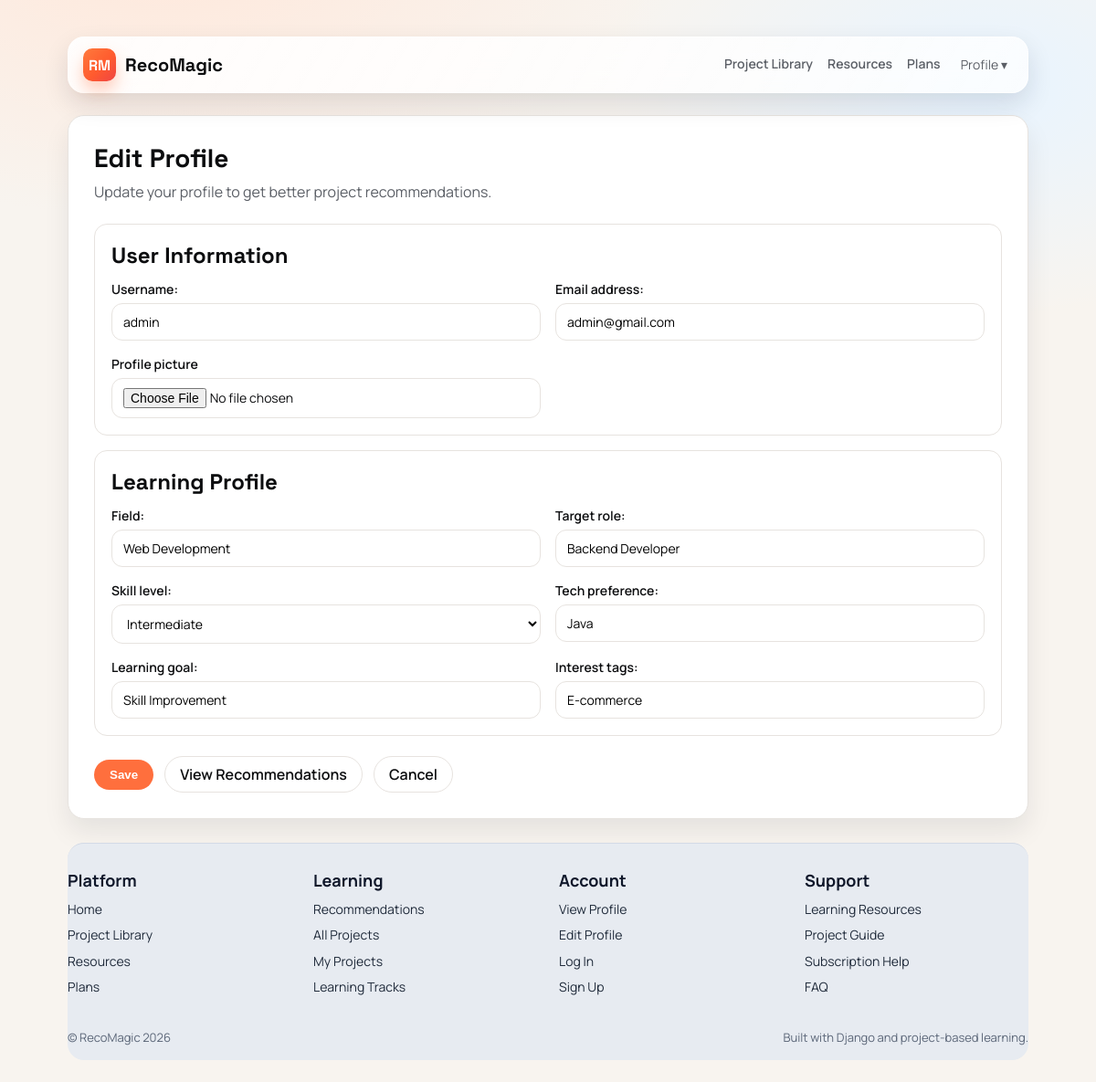
The app's page /profile/edit/ (signed in), older data.
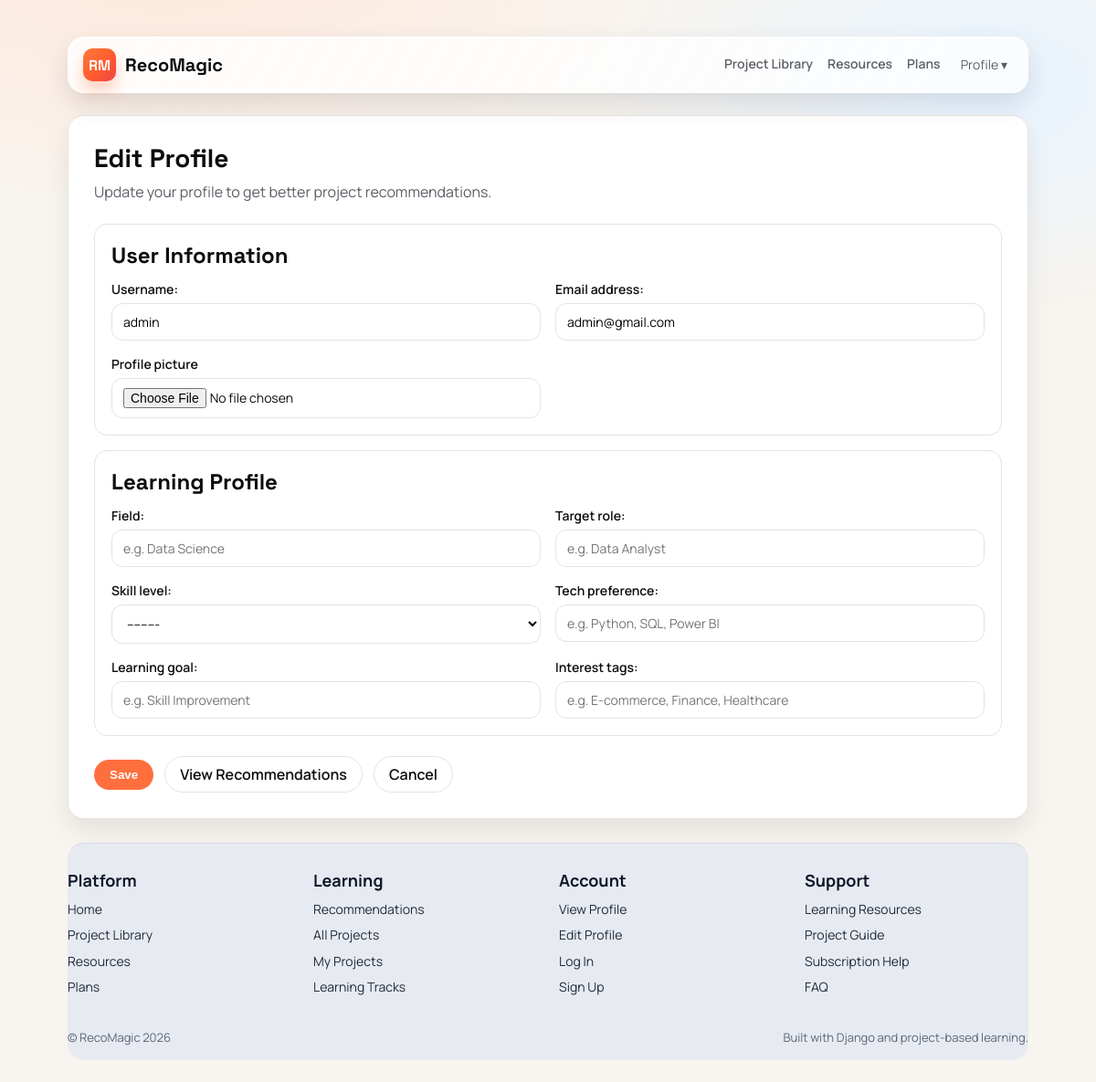
The same page, newer data.
### users/models.py (models this page shows, shortened)
class UserProfile(models.Model):
    objects = None
    SKILL_LEVEL_CHOICES = [
        ("beginner", "Beginner"),
        ("intermediate", "Intermediate"),
        ("advanced", "Advanced"),
    ]
    user = models.OneToOneField(settings.AUTH_USER_MODEL, on_delete=models.CASCADE)
    field = models.CharField(max_length=100)
    target_role = models.CharField(max_length=100)
    skill_level = models.CharField(max_length=20, choices=SKILL_LEVEL_CHOICES)
    tech_preference = models.CharField(max_length=100)
    learning_goal = models.CharField(max_length=100)
    interest_tags = models.CharField(max_length=200, help_text="Comma separated tags")
    profile_picture = models.FileField(upload_to="profile_pictures/", blank=True, null=True)

### users/views.py (the view)
# urls.py: path("profile/edit/", views.profile_create_or_update, name="profile_edit"),
@login_required
def profile_create_or_update(request):
    profile = UserProfile.objects.filter(user=request.user).first()
    if request.method == "POST":
        account_form = UserAccountForm(request.POST, instance=request.user)
        profile_form = UserProfileForm(request.POST, request.FILES, instance=profile)
        if account_form.is_valid() and profile_form.is_valid():
            account_form.save()
            user_profile = profile_form.save(commit=False)
            user_profile.user = request.user
            user_profile.save()
            return redirect(f"{reverse('profile_view')}?saved=1")
    else:
        account_form = UserAccountForm(instance=request.user)
        profile_form = UserProfileForm(instance=profile)
    return render(
        request,
        "users/profile_form.html",
        {
            "account_form": account_form,
            "profile_form": profile_form,
            "profile": profile,
        },
    )

### users/forms.py
class UserAccountForm(forms.ModelForm):
    class Meta:
        model = User
        fields = ["username", "email"]

class UserProfileForm(forms.ModelForm):
    def __init__(self, *args, **kwargs):
        super().__init__(*args, **kwargs)
        self.fields["field"].widget.attrs.update({"placeholder": "e.g. Data Science"})
        self.fields["target_role"].widget.attrs.update({"placeholder": "e.g. Data Analyst"})
        self.fields["tech_preference"].widget.attrs.update({"placeholder": "e.g. Python, SQL, Power BI"})
        self.fields["learning_goal"].widget.attrs.update({"placeholder": "e.g. Skill Improvement"})
        self.fields["interest_tags"].widget.attrs.update({"placeholder": "e.g. E-commerce, Finance, Healthcare"})
    class Meta:
        model = UserProfile
        fields = [
            "profile_picture",
            "field",
            "target_role",
            "skill_level",
            "tech_preference",
            "learning_goal",
            "interest_tags",
        ]
        widgets = {
            "profile_picture": forms.FileInput(attrs={"accept": "image/*"}),
        }

### users/templates/users/profile_form.html (shortened to what this page needs)
{% extends "users/base.html" %}
{% block content %}
<h1 class="page-title">Edit Profile</h1>
<p class="page-sub">Update your profile to get better project recommendations.</p>
<form method="POST" enctype="multipart/form-data">
    <div class="profile-edit-stack">
        <section class="profile-edit-card">
            <h3>User Information</h3>
            <div class="form-grid">
                {% for field in account_form %}
                    <div class="field-group">
                        {{ field.label_tag }}
                        {{ field }}
                    </div>
                {% endfor %}
                <div class="field-group">
                    <label for="id_profile_picture">Profile picture</label>
                    <input id="id_profile_picture" name="profile_picture" type="file" accept="image/*" />
                </div>
            </div>
        </section>
        <section class="profile-edit-card">
            <h3>Learning Profile</h3>
            <div class="form-grid">
                {% for field in profile_form %}
                    {% if field.name != "profile_picture" %}
                        <div class="field-group">
                            {{ field.label_tag }}
                            {{ field }}
                        </div>
                    {% endif %}
                {% endfor %}
            </div>
        </section>
    </div>
    <div class="form-actions" style="margin-top: 22px;">
        <button class="btn btn-primary" type="submit">Save</button>
        <a class="btn" href="{% url 'recommendations' %}">View Recommendations</a>
        <a class="btn" href="{% url 'profile_view' %}">Cancel</a>
    </div>
</form>
{% endblock %}

Row changes from the older to the newer data that the page shows:
removed UserProfile: profile_form "Web Development" "Backend Developer" "Intermediate" "Java" "Skill Improvement" "E-commerce"
